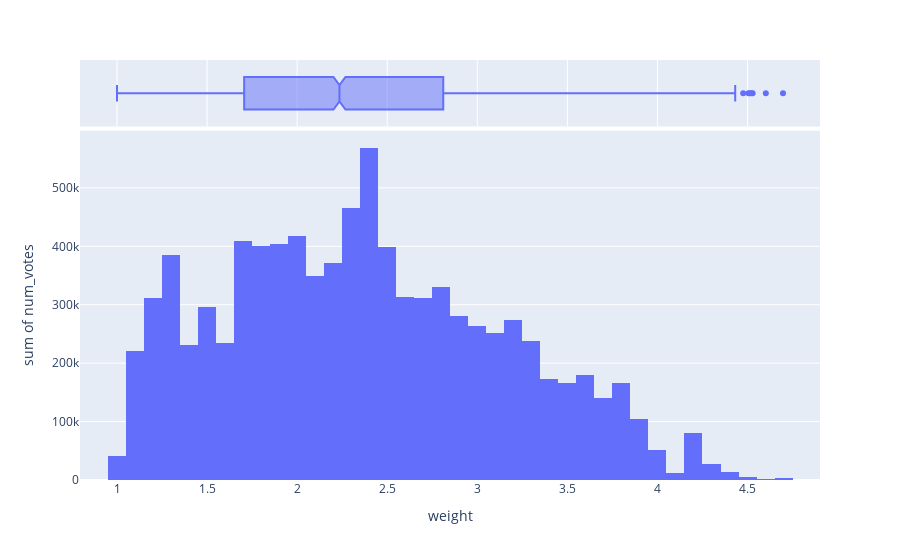

Notebook source saved alongside this figure:
### Markdown cell above
### 4.3 Relación entre Complejidad y Popularidad
Pensamos que la complejidad del juego puede ser un factor clave en cuanto a la popularidad esperada. Analizaremos a continuación la relación entre complejidad (atributo `weight`) y la popularidad (atributo `owned`, esto es, cuántos usuarios han notificado que poseen el juego).

### Code cell
fig = px.histogram(bgg, x="weight", y="num_votes", marginal="box",
                   hover_data=bgg.columns)
fig.show()

### Figure 1 — Plotly figure (JSON) as saved in the notebook; plotly's stock layout.template omitted (floating-point values rounded to 4 significant figures; data arrays with more than 128 entries replaced by an {"elided": "..."} marker saying what was removed)
{"data": [{"alignmentgroup": "True", "bingroup": "x", "histfunc": "sum", "hovertemplate": "weight=%{x}<br>sum of num_votes=%{y}<extra></extra>", "legendgroup": "", "marker": {"color": "#636efa", "pattern": {"shape": ""}}, "name": "", "offsetgroup": "", "orientation": "v", "showlegend": false, "type": "histogram", "x": {"elided": "2717 float values"}, "xaxis": "x", "y": {"elided": "2717 int values"}, "yaxis": "y"}, {"alignmentgroup": "True", "customdata": {"elided": "2717x16 mixed values"}, "hovertemplate": "weight=%{x}<br>rank=%{customdata[0]}<br>game_id=%{customdata[1]}<br>names=%{customdata[2]}<br>min_players=%{customdata[3]}<br>max_players=%{customdata[4]}<br>avg_time=%{customdata[5]}<br>min_time=%{customdata[6]}<br>max_time=%{customdata[7]}<br>year=%{customdata[8]}<br>avg_rating=%{customdata[9]}<br>geek_rating=%{customdata[10]}<br>age=%{customdata[11]}<br>mechanic=%{customdata[12]}<br>owned=%{customdata[13]}<br>category=%{customdata[14]}<br>designer=%{customdata[15]}<extra></extra>", "legendgroup": "", "marker": {"color": "#636efa"}, "name": "", "notched": true, "offsetgroup": "", "showlegend": false, "type": "box", "x": {"elided": "2717 float values"}, "xaxis": "x2", "yaxis": "y2"}], "layout": {"barmode": "relative", "legend": {"tracegroupgap": 0}, "margin": {"t": 60}, "xaxis": {"anchor": "y", "domain": [0, 1], "title": {"text": "weight"}}, "xaxis2": {"anchor": "y2", "domain": [0, 1], "matches": "x", "showgrid": true, "showticklabels": false}, "yaxis": {"anchor": "x", "domain": [0, 0.8316], "title": {"text": "sum of num_votes"}}, "yaxis2": {"anchor": "x2", "domain": [0.8416, 1], "matches": "y2", "showgrid": false, "showline": false, "showticklabels": false, "ticks": ""}}}
